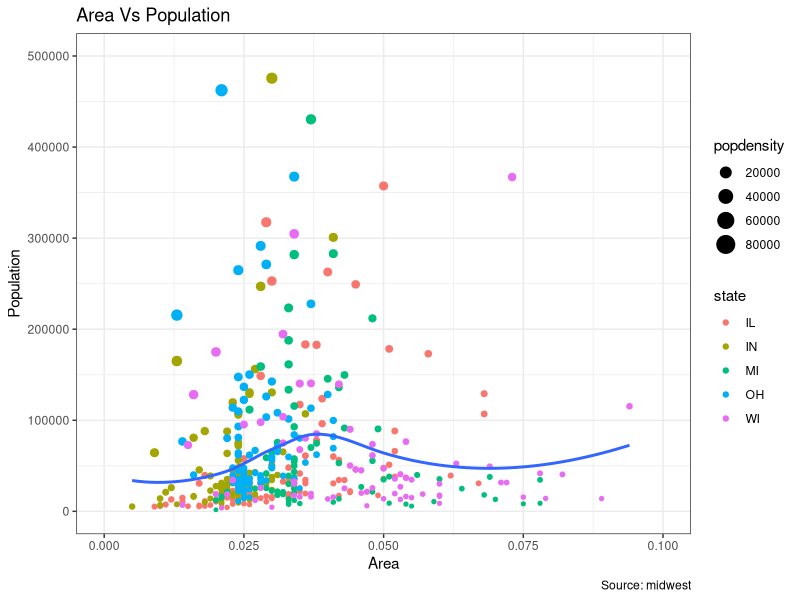
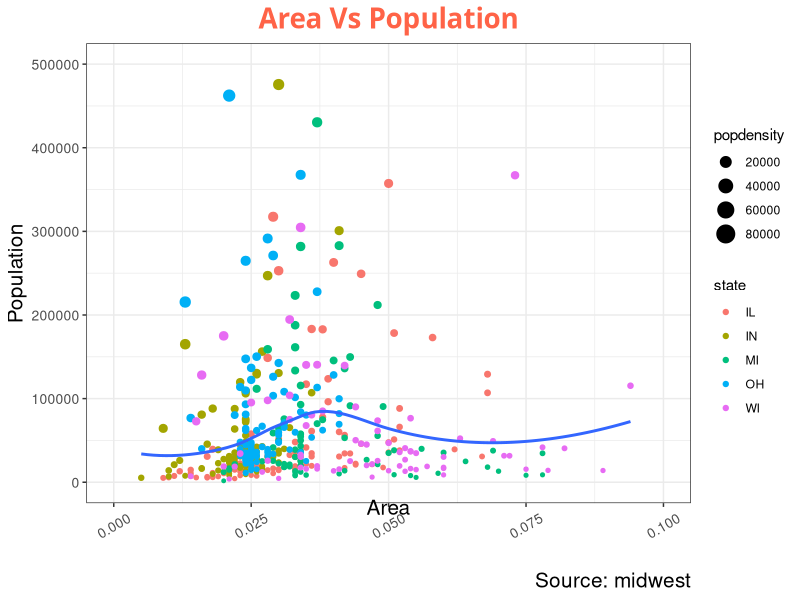

These charts were generated, in order, by the following R code:
## ---------------------------
##
## Script name:DataVis_part2
##
## Purpose of script: Training on Data visualization
##
## Author: Siddharth Chaudhary
##
## Date Created: 2022-09-20
##
## Copyright (c) Siddharth Chaudhary, 2022
## Email: siddharth.chaudhary@wsu.edu
##
## ---------------------------
##
## Notes:
## Data visualization
## Customizing the look and feel
## In this tutorial, I discuss how to customize the looks of the 6 most important aesthetics of a plot.
## Put together, it provides a fairly comprehensive list of how to accomplish your plot customization tasks in detail.
## ---------------------------


options(scipen = 999)
library(ggplot2)
data("midwest", package = "ggplot2")
theme_set(theme_bw())


## Add plot components --------------------------------
gg <- ggplot(midwest, aes(x = area, y = poptotal)) +
  geom_point(aes(col = state, size = popdensity)) +
  geom_smooth(method = "loess", se = F) +
  xlim(c(0, 0.1)) +
  ylim(c(0, 500000)) +
  labs(title = "Area Vs Population", y = "Population", x = "Area", caption = "Source: midwest")

## Call plot ------------------------------------------
plot(gg)


## Base Plot
gg <- ggplot(midwest, aes(x = area, y = poptotal)) +
  geom_point(aes(col = state, size = popdensity)) +
  geom_smooth(method = "loess", se = F) +
  xlim(c(0, 0.1)) +
  ylim(c(0, 500000)) +
  labs(title = "Area Vs Population", y = "Population", x = "Area", caption = "Source: midwest")


# element_text():  Since the title, subtitle and captions are textual items, element_text() function is used to set it.
# element_line():  modify line based components such as the axis lines, major and minor grid lines, etc.
# element_rect():  Modifies rectangle components such as plot and panel background.
# element_blank(): Turns off displaying the theme item.

## Modify theme components -------------------------------------------
gg + theme(
  plot.title = element_text(
    size = 20,
    face = "bold",
    family = "American Typewriter",
    color = "tomato",
    hjust = 0.5,
    lineheight = 1.2
  ), # title
  plot.subtitle = element_text(
    size = 15,
    family = "American Typewriter",
    face = "bold",
    hjust = 0.5
  ), # subtitle
  plot.caption = element_text(size = 15), # caption
  axis.title.x = element_text(
    vjust = 10,
    size = 15
  ), # X axis title
  axis.title.y = element_text(size = 15), # Y axis title
  axis.text.x = element_text(
    size = 10,
    angle = 30,
    vjust = .5
  ), # X axis text
  axis.text.y = element_text(size = 10)
) # Y axis text
